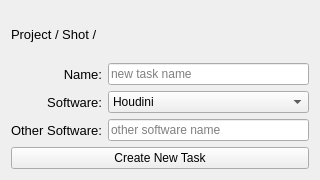
<?xml version="1.0" encoding="UTF-8"?>
<ui version="4.0">
 <class>NewTaskWindow</class>
 <widget class="QWidget" name="NewTaskWindow">
  <property name="geometry">
   <rect>
    <x>0</x>
    <y>0</y>
    <width>320</width>
    <height>180</height>
   </rect>
  </property>
  <property name="sizePolicy">
   <sizepolicy hsizetype="Fixed" vsizetype="Fixed">
    <horstretch>0</horstretch>
    <verstretch>0</verstretch>
   </sizepolicy>
  </property>
  <property name="minimumSize">
   <size>
    <width>320</width>
    <height>180</height>
   </size>
  </property>
  <property name="maximumSize">
   <size>
    <width>320</width>
    <height>180</height>
   </size>
  </property>
  <property name="windowTitle">
   <string>New Task</string>
  </property>
  <layout class="QVBoxLayout" name="verticalLayout" stretch="0,1,0">
   <item>
    <widget class="QLabel" name="ProjShotDirLbl">
     <property name="font">
      <font>
       <pointsize>10</pointsize>
      </font>
     </property>
     <property name="text">
      <string>Project / Shot / </string>
     </property>
    </widget>
   </item>
   <item>
    <layout class="QHBoxLayout" name="HBoxForm">
     <item>
      <layout class="QVBoxLayout" name="VBoxLabels">
       <item>
        <widget class="QLabel" name="TaskNameLbl">
         <property name="font">
          <font>
           <pointsize>10</pointsize>
          </font>
         </property>
         <property name="text">
          <string>Name:</string>
         </property>
         <property name="scaledContents">
          <bool>false</bool>
         </property>
         <property name="alignment">
          <set>Qt::AlignRight|Qt::AlignTrailing|Qt::AlignVCenter</set>
         </property>
        </widget>
       </item>
       <item>
        <widget class="QLabel" name="TaskSoftwareLbl">
         <property name="font">
          <font>
           <pointsize>10</pointsize>
          </font>
         </property>
         <property name="text">
          <string>Software:</string>
         </property>
         <property name="scaledContents">
          <bool>false</bool>
         </property>
         <property name="alignment">
          <set>Qt::AlignRight|Qt::AlignTrailing|Qt::AlignVCenter</set>
         </property>
        </widget>
       </item>
       <item>
        <widget class="QLabel" name="OtherNameLbl">
         <property name="font">
          <font>
           <pointsize>10</pointsize>
          </font>
         </property>
         <property name="text">
          <string>Other Software:</string>
         </property>
        </widget>
       </item>
      </layout>
     </item>
     <item>
      <layout class="QVBoxLayout" name="VBoxEdits">
       <item>
        <widget class="QLineEdit" name="TaskNameEdit">
         <property name="enabled">
          <bool>true</bool>
         </property>
         <property name="placeholderText">
          <string>new task name</string>
         </property>
         <property name="cursorMoveStyle">
          <enum>Qt::LogicalMoveStyle</enum>
         </property>
         <property name="clearButtonEnabled">
          <bool>false</bool>
         </property>
        </widget>
       </item>
       <item>
        <widget class="QComboBox" name="TaskSoftwareCmb">
         <item>
          <property name="text">
           <string>Houdini</string>
          </property>
         </item>
         <item>
          <property name="text">
           <string>Nuke</string>
          </property>
         </item>
         <item>
          <property name="text">
           <string>Other</string>
          </property>
         </item>
        </widget>
       </item>
       <item>
        <widget class="QLineEdit" name="OtherSoftwareEdit">
         <property name="placeholderText">
          <string>other software name </string>
         </property>
        </widget>
       </item>
      </layout>
     </item>
    </layout>
   </item>
   <item>
    <widget class="QPushButton" name="NewTaskBtn">
     <property name="text">
      <string>Create New Task</string>
     </property>
    </widget>
   </item>
  </layout>
 </widget>
 <resources/>
 <connections/>
</ui>
